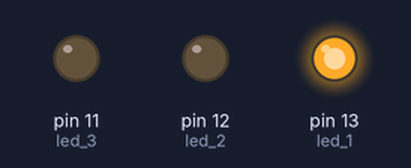
A sketch run on a simulated Arduino Uno, built with avr-gcc and run on an emulated ATmega328P. Parts: output pins drawn as LEDs (lit = HIGH).

Above: at 0.05 s.
At 1.05 s:
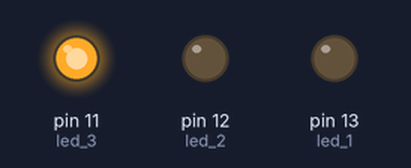
At 20.45 s:
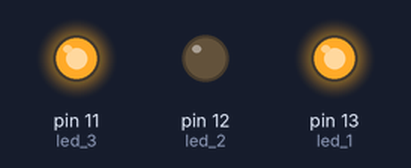
At 39.85 s:
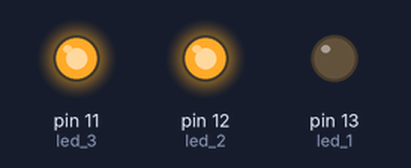
Timing chart, 0 to 40.0 s (numbered marks = the images above):
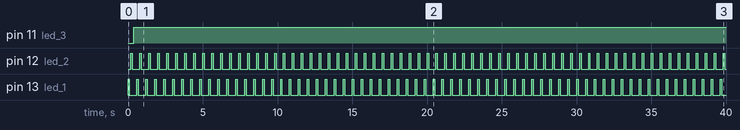

The sketch:

sketch_dec12a.ino
```cpp
// declare led pin in ardunio
    int led_1 = 13;
    int led_2 = 12;
    int led_3 = 11;

    void setup() {
      // put your setup code here, to run once:
      pinMode(led_1,OUTPUT);
      pinMode(led_2,OUTPUT);
      pinMode(led_3,OUTPUT);
    }

    void loop() {
      // put your main code here, to run repeatedly:
      digitalWrite(led_1,HIGH);
      delay(100);
      digitalWrite(led_1,LOW);
      delay(100);
      digitalWrite(led_2,HIGH);
      delay(100);
      digitalWrite(led_2,LOW);
      delay(100);
      digitalWrite(led_3,HIGH);
      delay(100);
      digitalWrite(led_2,LOW);
      delay(100);
    }
```

Measured:
- by itself, pin 11 (led_3): LOW → HIGH at 0.40 s
- by itself, pin 12 (led_2), pin 13 (led_1): alternates HIGH for 0.10 s and LOW for 0.50 s
